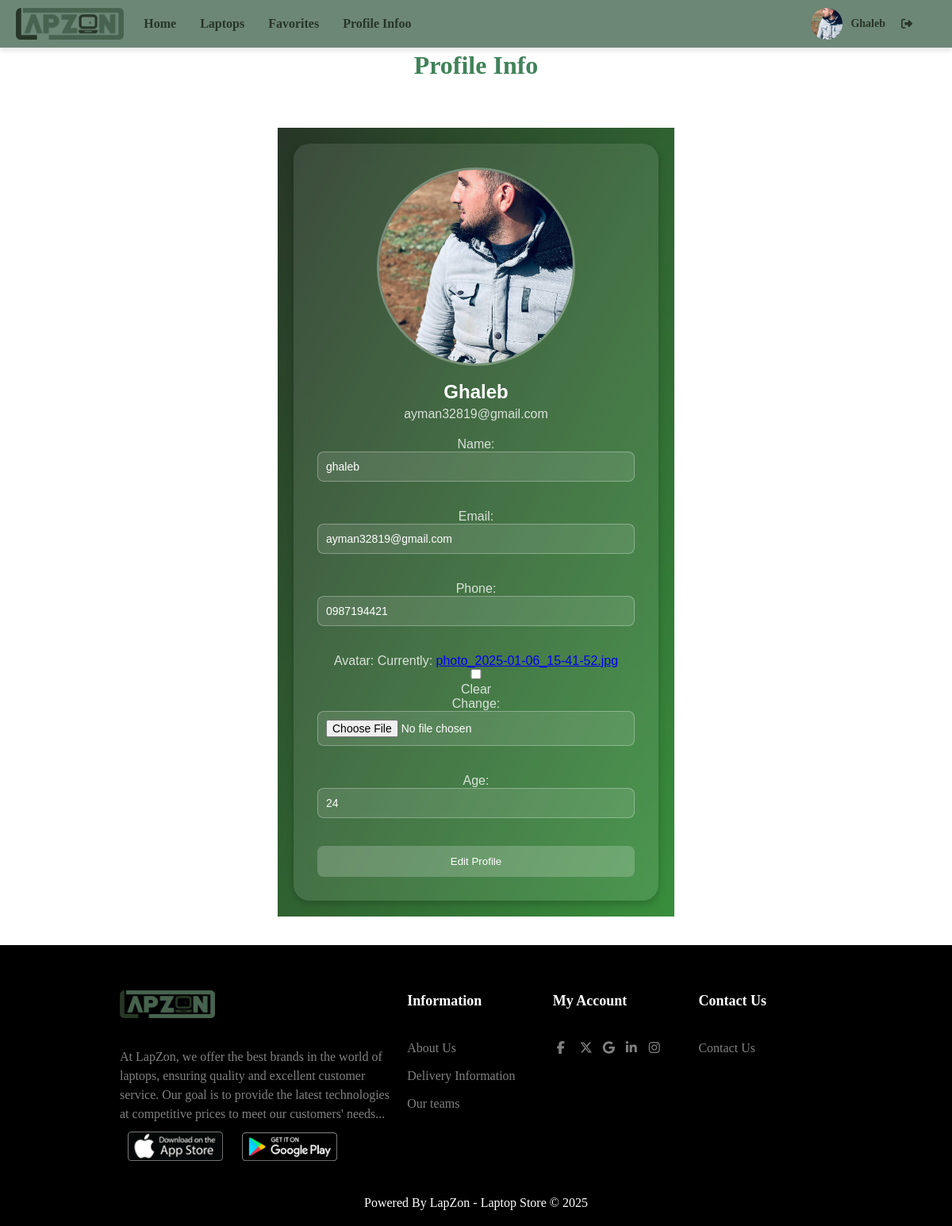
The app's page /profile_info/ (signed in) with its own data.
### laptopstore/models.py (models this page shows, shortened)
class Coustomer(models.Model):
    user = models.OneToOneField(User,null=True,on_delete=models.CASCADE)
    name = models.CharField(max_length=50,null=True)
    email = models.CharField(max_length=50,null=True)
    phone = models.CharField(max_length=50,null=True)
    avatar= models.ImageField(blank=True,null=True,default="avatar.png")
    age = models.CharField(max_length=50,null=True)
    date_Created = models.DateField(auto_now_add=True,null=True)

### laptopstore/views.py (the view)
# urls.py: path('profile_info/', views.profile_info, name='profile_info'),
@login_required(login_url='login')
def profile_info(request):
    coustomer = request.user.coustomer
    form= CustomerForm(instance=coustomer)
    if request.method == 'POST':
        form=CustomerForm(request.POST,request.FILES,instance=coustomer)
        if form.is_valid():
            form.save()
    context = {'coustomer':coustomer,
               'form':form}
    return render(request, 'laptopstore/profile_info.html', context)

### laptopstore/forms.py
class CustomerForm(ModelForm):
    class Meta:
        model = Coustomer
        fields = "__all__"
        exclude=['user']

### laptopstore/templates/laptopstore/profile_info.html (shortened to what this page needs)
{% extends "laptopstore/main.html" %}
{% load static %}
{% block content %}
<link rel="stylesheet" href="{% static 'css/profile_info.css' %}">
<link rel="stylesheet" href="{% static 'css/style.css' %}">
<h1 class="page-title header">Profile Info</h1>
<div class="profile-container">
    <div class="profile-card">
        <div class="avatar">
            <img src="{{ request.user.coustomer.avatar.url }}" alt="User Avatar">
        </div>
        <h2>{{ request.user.username }}</h2>
        <p>{{ request.user.email }}</p>
        <form method="POST" action="" enctype="multipart/form-data" class="profile-form">
            {{ form.as_p }}
            <button type="submit" class="btn">Edit Profile</button>
        </form>
    </div>
</div>
{% endblock %}

### laptopstore/templates/laptopstore/navbar.html (shortened to what this page needs)
{% load static %}
<link rel="stylesheet" href="{% static 'css/navbar.css' %}">
<nav class="custom-navbar">
  <a class="navbar-brand" href="{% url 'home' %}">
    <img src="{% static 'images/logooo.png' %}" alt="Logo" class="navbar-logo" />
  </a>
  <div class="navbar-menu">
    <ul class="navbar-links">
      <li><a href="{% url 'home' %}" class="nav-link">Home</a></li>
      <li><a href="{% url 'laptops' %}" class="nav-link">Laptops</a></li>
      <li><a href="{% url 'favorite_laptops' %}" class="nav-link">Favorites</a></li>
      <li><a href="{% url 'profile_info' %}" class="nav-link">Profile Infoo</a></li>
    </ul>
  </div>
  <div class="user-info">
    <img src="{{ request.user.coustomer.avatar.url }}" alt="User Avatar" class="user-avatar" />
    <span class="user-name">{{ request.user }}</span>
    <form method="POST" action="{% url 'logout' %}">
      <button type="submit" class="logout-btn">
        <i class="fa-solid fa-right-from-bracket"></i>
      </button>
    </form>
  </div>
</nav>

### laptopstore/static/css/style.css (style rules this page uses)
* { margin: 0; padding: 0; box-sizing: border-box; }

### laptopstore/static/css/header.css (style rules this page uses)
.header { max-width: 1000px; margin: 40px auto; text-align: center; padding: 20px 0; background: rgba(255, 255, 255, 0.4); backdrop-filter: blur(10px); color: #408259; border-radius: 10px; transition: all 0.5s ease; }

### laptopstore/static/css/navbar.css (style rules this page uses)
.custom-navbar { background-color:#6d8777; color: #92dd4b; display: flex; align-items: center; justify-content: flex-start; padding: 10px 20px; position: fixed; top: 0; left: 0; width: 100%; z-index: 1000; box-shadow: 0 4px 6px rgba(0, 0, 0, 0.1); }
.navbar-brand { display: flex; align-items: center; margin-right: 20px }
.navbar-logo { max-height: 40px; object-fit: contain; }
.navbar-menu { display: flex; flex-grow: 1; }
.navbar-links { list-style: none; display: flex; gap: 20px; margin: 0; padding: 0; }
.navbar-links li { display: inline-block; }
.navbar-links .nav-link { text-decoration: none; color: #273526; font-size: 16px; font-weight: bold; padding: 8px 5px; border-radius: 4px; transition: all 0.3s ease; }
.user-info { display: flex; align-items: center; margin-left: auto; padding-right: 30px; }
.user-avatar { width: 40px; height: 40px; border-radius: 50%; object-fit: cover; margin-right: 10px; }
.user-name { font-weight:bold; font-size: 14px; color: #273526; margin-right: 20px; }
.logout-btn { background: none; border: none; color: #273526; font-size: 14px; font-weight:bold; cursor: pointer; text-decoration: underline; }

### laptopstore/static/css/profile_info.css (style rules this page uses)
.profile-container * { margin: 0; padding: 0; box-sizing: border-box; font-family: Arial, sans-serif; }
.profile-container { background: linear-gradient(to bottom right, #273526, #388E3c); display: flex; justify-content: center; align-items: center; flex-direction: column; width: 100%; max-width: 500px; padding: 20px; margin: auto; }
.profile-card { background: rgba(255, 255, 255, 0.1); border-radius: 20px; backdrop-filter: blur(10px); box-shadow: 0 4px 10px rgba(0, 0, 0, 0.2); padding: 30px; text-align: center; width: 100%; }
.profile-container .avatar img { width: 250px; height: 250px; border-radius: 50%; object-fit: cover; border: 3px solid rgba(255, 255, 255, 0.3); margin-bottom: 15px; }
.profile-container h2 { color: white; font-size: 24px; margin-bottom: 5px; }
.profile-container p { color: rgba(255, 255, 255, 0.8); margin-bottom: 20px; }
.profile-container .profile-form { display: flex; flex-direction: column; gap: 15px; }
.profile-container .profile-form input { width: 100%; padding: 10px; border: 1px solid rgba(255, 255, 255, 0.3); border-radius: 8px; background: rgba(255, 255, 255, 0.1); color: white; font-size: 14px; }
.profile-container .btn { background: rgba(255, 255, 255, 0.2); color: white; padding: 12px; border: none; border-radius: 8px; cursor: pointer; transition: all 0.3s ease; }

### records on screen
Coustomer: name "ghaleb", email "ayman32819@gmail.com", phone "0987194421", age "24"

### other values on screen
{{ request.user }} "Ghaleb"
{{ request.user.username }} "Ghaleb"
{{ request.user.email }} "ayman32819@gmail.com"
